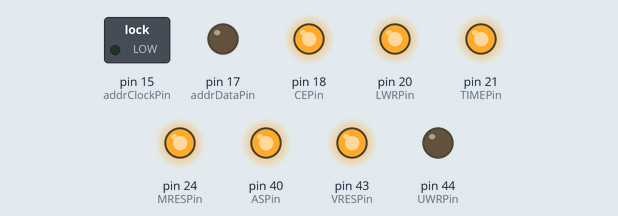
Simulated run of this sketch. Board: Arduino Mega 2560, built with avr-gcc and run on an emulated ATmega2560. On the bench: switched loads named in the sketch (green lamp = pin HIGH), output pins drawn as LEDs (lit = HIGH). Pins used as bus, display or sensor lines are not drawn. At 0.0 s the program stops and its outputs stay as they are.

Above: at 0.1 s.
Timing chart, 0 to 1.5 s (numbered marks = the images above):
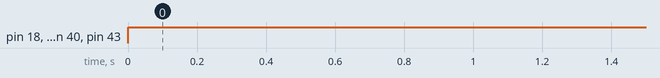

The sketch:

sgcexplorer_v2_3_15_sch.ino
```cpp
// (licence header left out)
/* Maximum string size for serialReadString() function*/
#define MAX_SERIAL_STRING_SIZE 128

/* ROM address SPI pins */
int addrClockPin = 15;
int addrLatchPin = 16;
int addrDataPin = 17;

/* ROM data pins */
#define DATA_PINS 16
int dataPin[DATA_PINS] = {27, 0, 1, 2, 3, 4, 5, 6, 7, 8, 9, 10, 11, 12, 13, 14}; // LSB - MSB

/* !CE pin */
int CEPin = 18;

/* !OE pin */
int OEPin = 19;

/* !LWR pin */
int LWRPin = 20;

/* !TIME pin */
int TIMEPin = 21;

/* !CART pin */
int CARTPin = 22;

/* !AS pin */
int ASPin = 40;

/* !VRES pin */
int VRESPin = 43;

/* !MRES pin */
int MRESPin = 24;

/* !UWR pin */
int UWRPin = 44;

/* Command received via serial port */
char *command;

/* Operations delay */
uint16_t opDelay = 50;

void setup() {
    pinMode(addrClockPin, OUTPUT);
    pinMode(addrLatchPin, OUTPUT);
    pinMode(addrDataPin, OUTPUT);

    pinMode(CEPin, OUTPUT);
    pinMode(OEPin, OUTPUT);
    pinMode(LWRPin, OUTPUT);
    pinMode(UWRPin, OUTPUT);
    pinMode(TIMEPin, OUTPUT);
    pinMode(ASPin, OUTPUT);
    pinMode(VRESPin, OUTPUT);
    pinMode(MRESPin, OUTPUT);

    Serial.begin(115200);
}

void CELow() {
    digitalWrite(CEPin, LOW);
}

void CEHigh() {
    digitalWrite(CEPin, HIGH);
}

void OELow() {
    digitalWrite(OEPin, LOW);
}

void OEHigh() {
    digitalWrite(OEPin, HIGH);
}

void LWRLow() {
    digitalWrite(LWRPin, LOW);
}

void LWRHigh() {
    digitalWrite(LWRPin, HIGH);
}

void TIMELow() {
    digitalWrite(TIMEPin, LOW);
}

void TIMEHigh() {
    digitalWrite(TIMEPin, HIGH);
}

void ASLow() {
    digitalWrite(ASPin, LOW);
}

void ASHigh() {
    digitalWrite(ASPin, HIGH);
}

void VRESLow() {
    digitalWrite(VRESPin, LOW);
}

void VRESHigh() {
    digitalWrite(VRESPin, HIGH);
}

void MRESLow() {
    digitalWrite(MRESPin, LOW);
}

void MRESHigh() {
    digitalWrite(MRESPin, HIGH);
}

void UWRHigh() {
    digitalWrite(UWRPin, LOW);
}

void UWRLow() {
    digitalWrite(UWRPin, HIGH);
}

void shiftOut24bit(int clockPin, int latchPin, int dataPin, unsigned long value) {
    digitalWrite(latchPin, LOW);
    shiftOut(dataPin, clockPin, MSBFIRST, (value & 0x00FF0000) >> 16);
    shiftOut(dataPin, clockPin, MSBFIRST, (value & 0x0000FF00) >> 8);
    shiftOut(dataPin, clockPin, MSBFIRST, (value & 0x000000FF));
    digitalWrite(latchPin, HIGH);
}

word wordRead(unsigned long addr, int CARTState) {
    word data = 0;
    int i;

    for(i = 0; i < DATA_PINS; i++) {
        pinMode(dataPin[i], INPUT);
    }

    CEHigh();
    OEHigh();
    LWRHigh();
    UWRHigh();

    shiftOut24bit(addrClockPin, addrLatchPin, addrDataPin, addr >> 1);

    if((CARTState && addr <= 0x3FFFFF) || (!CARTState && addr >= 0x400000 && addr <= 0x7FFFFF)) {
        CELow();
    }

    if(addr <= 0xDFFFFF) {
        OELow();
    }

    if(addr >= 0xA13000 && addr <= 0xA130FF) {
        TIMELow();
    }

    ASLow();

    delayMicroseconds(opDelay);

    for(i = 0; i < DATA_PINS; i++) {
        if(digitalRead(dataPin[i])) {
            data |= (1 << i);
        }
    }

    TIMEHigh();
    ASHigh();
    LWRHigh();
    UWRHigh();
    CEHigh();
    OEHigh();

    return data;
}

byte byteRead(unsigned long addr, int CARTState) {
    word data;
    byte b;

    data = wordRead(addr, CARTState);

    if(addr % 2) {
        b = data & 0x00FF;
    } else {
        b = (data & 0xFF00) >> 8;
    }

    return b;
}

void wordWrite(unsigned long addr, word value, int CARTState) {
    int i;

    CEHigh();
    OEHigh();
    LWRHigh();
    UWRHigh();

    shiftOut24bit(addrClockPin, addrLatchPin, addrDataPin, addr >> 1);

    if((CARTState && addr <= 0x3FFFFF) || (!CARTState && addr >= 0x400000 && addr <= 0x7FFFFF)) {
        CELow();
    }

    if(addr >= 0xA13000 && addr <= 0xA130FF) {
        TIMELow();
    }

    ASLow();

    for(i = 0; i < DATA_PINS; i++) {
        pinMode(dataPin[i], OUTPUT);

        if(value & (1 << i)) {
            digitalWrite(dataPin[i], HIGH);
        } else {
            digitalWrite(dataPin[i], LOW);
        }
    }

    LWRLow();
    UWRLow();

    delayMicroseconds(opDelay);

    LWRHigh();
    UWRHigh();
    TIMEHigh();
    ASHigh();
    CEHigh();
}

void byteWrite(unsigned long addr, byte value, int CARTState) {
    int i;

    CEHigh();
    OEHigh();
    LWRHigh();
    UWRHigh();

    shiftOut24bit(addrClockPin, addrLatchPin, addrDataPin, addr >> 1);

    if((CARTState && addr <= 0x3FFFFF) || (!CARTState && addr >= 0x400000 && addr <= 0x7FFFFF)) {
        CELow();
    }

    if(addr >= 0xA13000 && addr <= 0xA130FF) {
        TIMELow();
    }

    ASLow();

    value = ((value & 0xFF) | ((value & 0xFF) << 8));

    for(i = 0; i < DATA_PINS; i++) {
        pinMode(dataPin[i], OUTPUT);

        if(value & (1 << i)) {
            digitalWrite(dataPin[i], HIGH);
        } else {
            digitalWrite(dataPin[i], LOW);
        }
    }

    if(addr % 2) {
        LWRLow();
    } else {
        UWRLow();
    }

    delayMicroseconds(opDelay);

    LWRHigh();
    UWRHigh();
    TIMEHigh();
    ASHigh();
    CEHigh();
}

long romSize() {
    long w1, w2;

    w1 = wordRead(0x1A4, !digitalRead(CARTPin));
    w2 = wordRead(0x1A6, !digitalRead(CARTPin));

    return ((w1 << 16) | w2) + 1;
}

char *serialReadString() {
    static char serialString[MAX_SERIAL_STRING_SIZE];
    int c = 0;
    int count = 0;

    serialString[0] = 0;

    do {
        if (Serial.available() > 0) {
            c = Serial.read();

            if (c == 13)
                break;

            serialString[count++] = (char) c;
        }
    } while (count < MAX_SERIAL_STRING_SIZE - 1);

    serialString[count] = 0;

    return serialString;
}

char *getStrToken(char *str, int pos) {
    static char tmpString[MAX_SERIAL_STRING_SIZE];
    const char delimiters[] = " ";
    char *token;
    int i = 0;

    strcpy(tmpString, str);
    token = strtok(tmpString, delimiters);

    while(token != NULL) {
        if(i == pos)
            return token;

        token = strtok(NULL, delimiters);
        i++;
    }

    return token;
}

void ROMReadByte() {
    char *token;
    unsigned long addr;
    unsigned long count, i;
    byte data;

    token = getStrToken(command, 1);
    if(token == NULL)
        return;

    addr = strtoul(token, NULL, 16);

    token = getStrToken(command, 2);
    if(token == NULL)
        return;

    count = strtoul(token, NULL, 16);

    for(i = 0L; i < count; i++) {
        data = byteRead(addr + i, !digitalRead(CARTPin));
        Serial.write((unsigned char)data);
    }
}

void ROMReadWord() {
    char *token;
    unsigned long addr;
    unsigned long count, i;
    word data;

    token = getStrToken(command, 1);
    if(token == NULL)
        return;

    addr = strtoul(token, NULL, 16);

    token = getStrToken(command, 2);
    if(token == NULL)
        return;

    count = strtoul(token, NULL, 16);

    for(i = 0L; i < count; i++) {
        data = wordRead(addr + (i * 2), !digitalRead(CARTPin));

        Serial.write((unsigned char)((data & 0xFF00) >> 8));
        Serial.write((unsigned char)(data & 0xFF));
    }
}

void ROMWriteByte() {
    char *token;
    unsigned long addr;
    byte value;

    token = getStrToken(command, 1);
    if(token == NULL)
        return;

    addr = strtoul(token, NULL, 16);

    token = getStrToken(command, 2);
    if(token == NULL)
        return;

    value = (byte) strtoul(token, NULL, 16);

    byteWrite(addr, value, !digitalRead(CARTPin));
}

void ROMWriteWord() {
    char *token;
    unsigned long addr;
    word value;

    token = getStrToken(command, 1);
    if(token == NULL)
        return;

    addr = strtoul(token, NULL, 16);

    token = getStrToken(command, 2);
    if(token == NULL)
        return;

    value = (word) strtoul(token, NULL, 16);

    wordWrite(addr, value, !digitalRead(CARTPin));
}

void setDelay() {
    char *token;

    token = getStrToken(command, 1);
    if(token == NULL)
        return;

    opDelay = (uint16_t) strtoul(token, NULL, 10);
}

void Delay() {
    char *token;
    uint32_t _delay;

    token = getStrToken(command, 1);
    if(token == NULL)
        return;

    _delay = (uint32_t) strtoul(token, NULL, 10);

    delay(_delay);
}

void printRomSize() {
        Serial.println(romSize());
}

void doRESET() {
    VRESLow();
    delayMicroseconds(100);
    VRESHigh();
}

void doINFO() {
    Serial.println("Welcome to SGC Explorer - v2.3.16");
    Serial.println("Based on Bruno Freitas's SGCE v2.3.12");
    Serial.println("04/2015 - Dr. MefistO[Lab 313]");
    Serial.println("(c)05/2011 - bootsector@ig.com.br");
    Serial.println();
}

void loop() {
    char *token;

    CEHigh();
    OEHigh();
    LWRHigh();
    TIMEHigh();
    ASHigh();
    VRESHigh();
    MRESHigh();

    while(!Serial.dtr());

    for (;;) {
        command = serialReadString();

        token = getStrToken(command, 0);
        if(token == NULL)
            continue;

        if (strncasecmp(token, "READ_BYTE", MAX_SERIAL_STRING_SIZE) == 0) {
            ROMReadByte();
        } else if (strncasecmp(token, "READ_WORD", MAX_SERIAL_STRING_SIZE) == 0) {
            ROMReadWord();
        } else if (strncasecmp(token, "WRITE_BYTE", MAX_SERIAL_STRING_SIZE) == 0) {
            ROMWriteByte();
        } else if (strncasecmp(token, "WRITE_WORD", MAX_SERIAL_STRING_SIZE) == 0) {
            ROMWriteWord();
        } else if (strncasecmp(token, "ROMSIZE", MAX_SERIAL_STRING_SIZE) == 0) {
            printRomSize();
        } else if (strncasecmp(token, "SET_DELAY", MAX_SERIAL_STRING_SIZE) == 0) {
            setDelay();
        } else if (strncasecmp(token, "DELAY", MAX_SERIAL_STRING_SIZE) == 0) {
            Delay();
        } else if (strncasecmp(token, "TIME_LOW", MAX_SERIAL_STRING_SIZE) == 0) {
            TIMELow();
        } else if (strncasecmp(token, "TIME_HIGH", MAX_SERIAL_STRING_SIZE) == 0) {
            TIMEHigh();
        } else if (strncasecmp(token, "RESET", MAX_SERIAL_STRING_SIZE) == 0) {
            doRESET();
        } else if (strncasecmp(token, "RESET_LOW", MAX_SERIAL_STRING_SIZE) == 0) {
            VRESHigh();
        } else if (strncasecmp(token, "RESET_HIGH", MAX_SERIAL_STRING_SIZE) == 0) {
            VRESLow();
        } else if (strncasecmp(token, "INFO", MAX_SERIAL_STRING_SIZE) == 0) {
            doINFO();
        } else {
            Serial.println("UNKN");
        }
    }
}
```

Measured:
- by itself, pin 18 (CEPin), pin 20 (LWRPin), pin 21 (TIMEPin), pin 24 (MRESPin), pin 40 (ASPin), pin 43 (VRESPin): LOW → HIGH at 0.00 s
